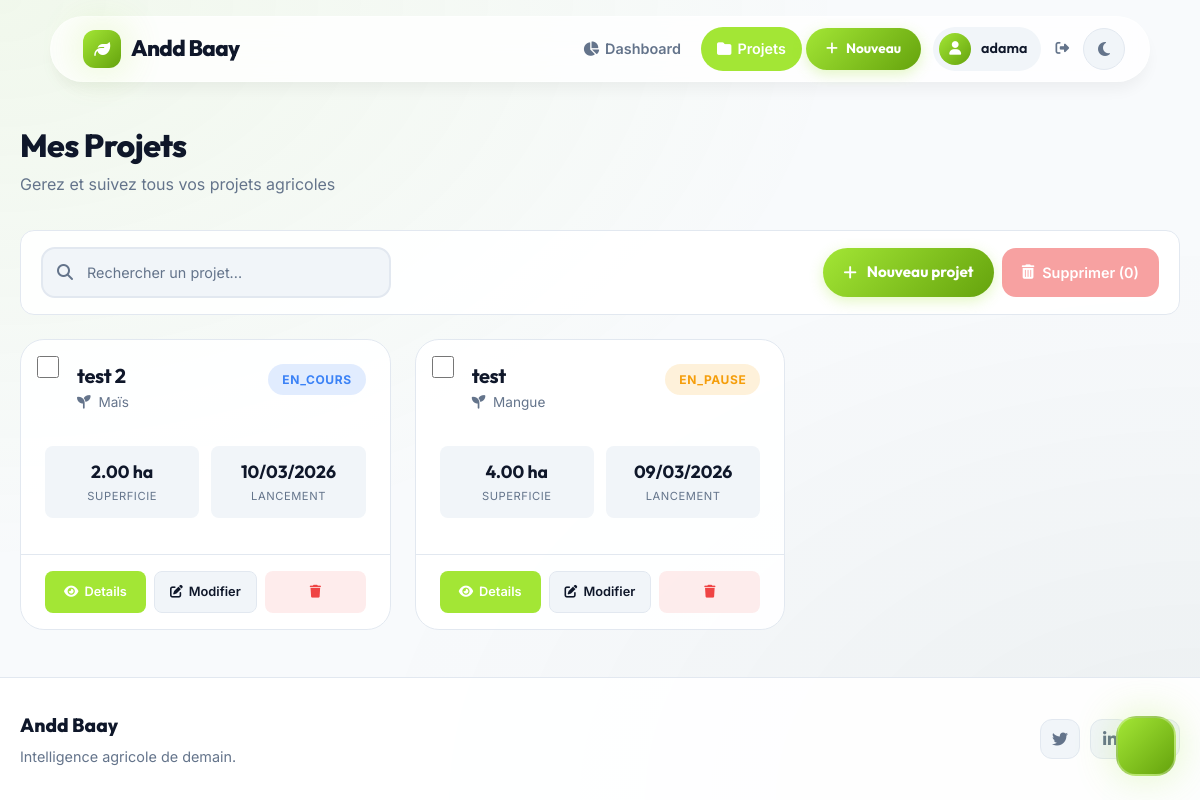
Before: /liste-projets/ (signed in) with the older database file.
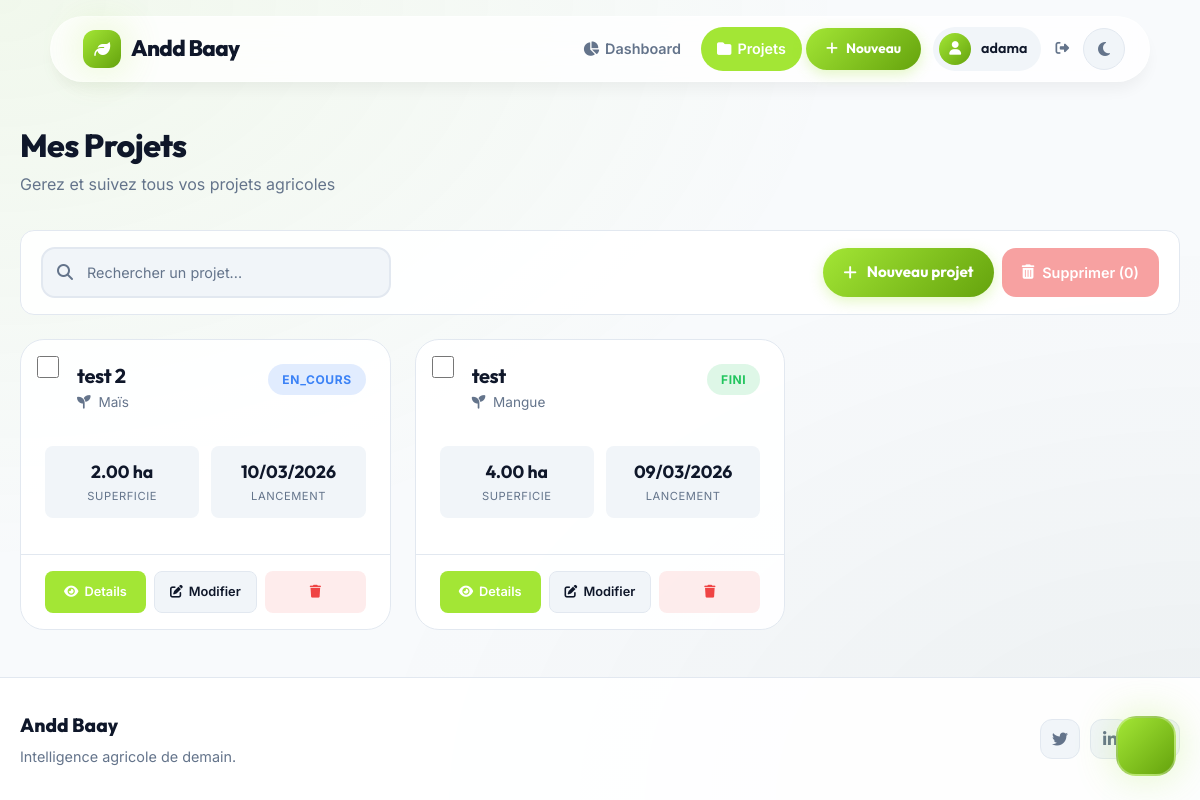
After: the same page with the newer database file.
### baay/models.py (models this page shows, shortened)
class Projet(models.Model):
    STATUT_CHOICES = [
        ('en_cours', 'En cours'),
        ('en_pause', 'En pause'),
        ('fini', 'Fini'),
    ]
    id = models.UUIDField(primary_key=True, default=uuid.uuid4, editable=False)
    nom = models.CharField(max_length=200)
    statut = models.CharField(max_length=20, choices=STATUT_CHOICES, default='en_cours')
    utilisateur = models.ForeignKey(Profile, on_delete=models.CASCADE)
    culture = models.ForeignKey(ProduitAgricole, on_delete=models.CASCADE)
    localite = models.ForeignKey(Localite, on_delete=models.CASCADE)
    superficie = models.DecimalField(max_digits=10, decimal_places=2)
    date_lancement = models.DateField()
    rendement_estime = models.DecimalField(max_digits=10, decimal_places=2, null=True, blank=True)

class ProduitAgricole(models.Model):
    STATUTS = [
        ('En croissance', 'En croissance'),
        ('Récolté', 'Récolté'),
        ('Problème', 'Problème'),
        ('Autre', 'Autre'),
    ]
    id = models.UUIDField(primary_key=True, default=uuid.uuid4, editable=False)
    nom = models.CharField(max_length=100, unique=True)
    description = models.TextField(blank=True, null=True)
    saison = models.CharField(max_length=50, blank=True, null=True)
    prix_par_kg = models.DecimalField(max_digits=10, decimal_places=2, blank=True, null=True)
    apport_nutritionnel = models.TextField(blank=True, null=True)
    quantite_disponible = models.DecimalField(max_digits=10, decimal_places=2, blank=True, null=True)
    periode_recolte = models.CharField(max_length=100, blank=True, null=True)
    duree_avant_recolte = models.IntegerField(blank=True, null=True)
    rendement_moyen = models.DecimalField(max_digits=10, decimal_places=2, blank=True, null=True)
    etat = models.CharField(max_length=100, choices= STATUTS, default='En croissance')

### baay/views.py (the view)
# urls.py: path('liste-projets/', views.liste_projets, name='liste_projets'),
@login_required
def liste_projets(request):
    projets_list = Projet.objects.filter(utilisateur=request.user.profile).order_by('-date_lancement')  # Ordonner par date de lancement
    paginator = Paginator(projets_list, 10)  # Affichez 10 projets par page
    page_number = request.GET.get('page')
    projets = paginator.get_page(page_number)
    return render(request, 'projets/liste_projets.html', {'projets': projets})

### templates/projets/liste_projets.html (shortened to what this page needs)
{% extends 'base.html' %}
{% block content %}
<div class="page-header animate__animated animate__fadeInDown">
    <h1 class="page-title">Mes Projets</h1>
    <p class="page-subtitle">Gerez et suivez tous vos projets agricoles</p>
</div>
<form id="delete-form" method="POST" action="{% url 'supprimer_projets' %}">
    <div class="actions-bar animate__animated animate__fadeInUp">
        <div class="search-box">
            <i class="fas fa-search"></i>
            <input type="text" id="searchInput" placeholder="Rechercher un projet...">
        </div>
        <div class="d-flex gap-2 flex-wrap">
            <a href="{% url 'creer_projet' %}" class="btn-modern btn-primary-modern" style="padding: 12px 20px;">
                <i class="fas fa-plus"></i> Nouveau projet
            </a>
            <button type="submit" class="btn-delete-selection" id="deleteBtn" onclick="return confirm('Confirmer la suppression des projets selectionnes ?');">
                <i class="fas fa-trash-alt"></i>
                <span id="deleteCount">Supprimer (0)</span>
            </button>
        </div>
    </div>
    {% if projets %}
    <div class="projects-grid" id="projectsGrid">
        {% for projet in projets %}
        <div class="project-card animate__animated animate__fadeInUp" style="animation-delay: {{ forloop.counter0|divisibleby:3 }}00ms;" data-name="{{ projet.nom|lower }}" data-culture="{{ projet.culture.nom|lower }}">
            <div class="project-card-checkbox">
                <input type="checkbox" name="projets" value="{{ projet.id }}" class="project-checkbox">
            </div>
            <div class="project-card-header">
                <div>
                    <h3 class="project-card-title">{{ projet.nom }}</h3>
                    <p class="project-card-culture"><i class="fas fa-seedling me-1"></i> {{ projet.culture.nom }}</p>
                </div>
                <span class="project-status status-{{ projet.statut }}">
                    {{ projet.statut|title }}
                </span>
            </div>
            <div class="project-card-body">
                <div class="project-stats">
                    <div class="project-stat">
                        <div class="project-stat-value">{{ projet.superficie }} ha</div>
                        <div class="project-stat-label">Superficie</div>
                    </div>
                    <div class="project-stat">
                        <div class="project-stat-value">{{ projet.date_lancement|date:"d/m/Y" }}</div>
                        <div class="project-stat-label">Lancement</div>
                    </div>
                </div>
            </div>
            <div class="project-card-footer">
                <a href="{% url 'detail_projet' projet.id %}" class="btn-card btn-card-primary">
                    <i class="fas fa-eye"></i> Details
                </a>
                <a href="{% url 'modifier_projet' projet.id %}" class="btn-card btn-card-secondary">
                    <i class="fas fa-edit"></i> Modifier
                </a>
                <a href="{% url 'supprimer_projet' projet.id %}" class="btn-card btn-card-danger" onclick="return confirm('Supprimer ce projet ?');">
                    <i class="fas fa-trash"></i>
                </a>
            </div>
        </div>
        {% endfor %}
    </div>
    {% endif %}
</form>
{% endblock %}

Changed rows visible on the page:
changed Projet "test": statut "EN_PAUSE" → "FINI"
